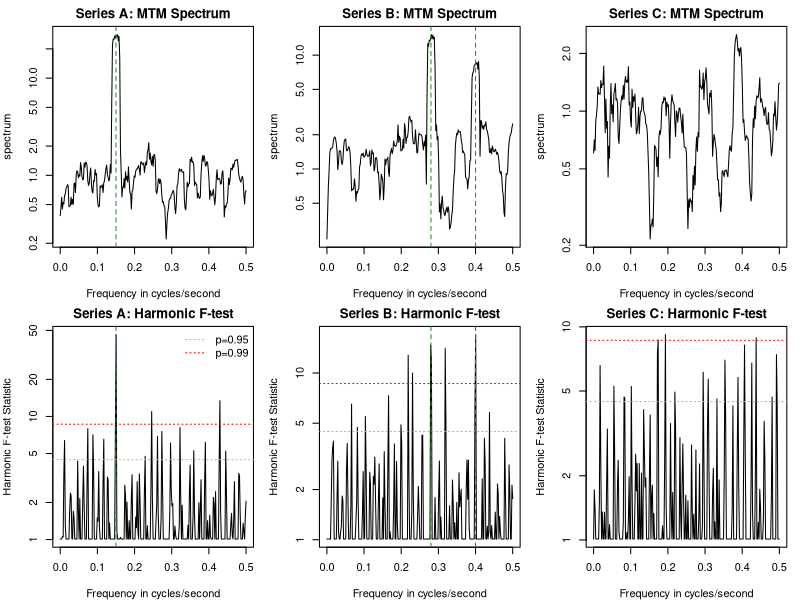
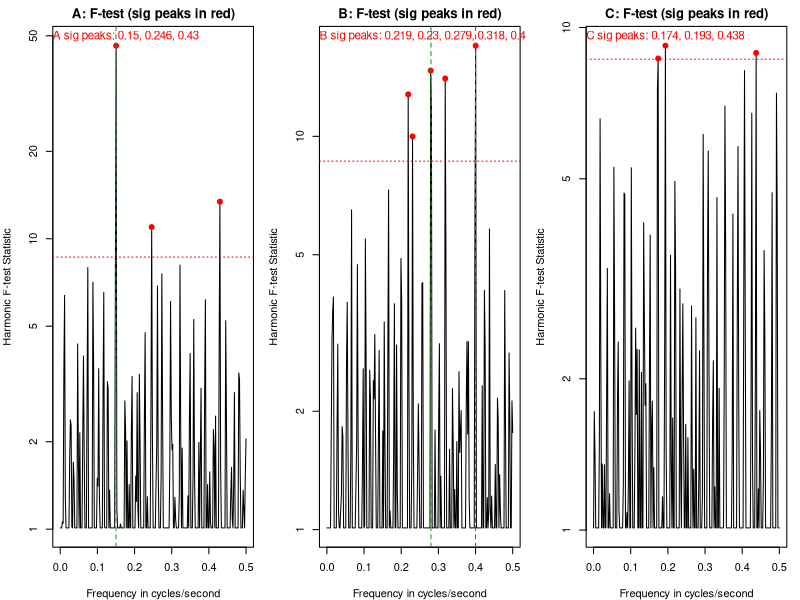

Recreate these plots in R, in order.
# install.packages("multitaper")  # uncomment if needed
library(multitaper)

set.seed(42)

# 1) Toy data: three short series
N  <- 256       # sample count (short)
fs <- 1         # Hz (sampling rate)
dt <- 1/fs
t  <- seq(0, (N-1)/fs, by=dt)

# Series A: clear 0.15 Hz sinusoid + noise
fA <- 0.15
xA <- 1.5*sin(2*pi*fA*t + 0.5) + rnorm(N, 0, 1.0)

# Series B: two sinusoids (0.28 Hz, 0.40 Hz) + noise
fB1 <- 0.28; fB2 <- 0.40
xB <- 1.0*sin(2*pi*fB1*t) + 0.8*sin(2*pi*fB2*t + 1.2) + rnorm(N, 0, 1.2)

# Series C: pure noise (null)
xC <- rnorm(N, 0, 1.0)

# 2) MTM parameters: choose NW and K
NW <- 3
K  <- 2*NW - 1  # common choice; you can also use 2*NW
# -> spectral half-bandwidth W = NW/T, where T = N*dt

# 3) Compute MTM spectra + harmonic F-test
mtmA <- spec.mtm(ts(xA, deltat=dt), nw=NW, k=K, Ftest=TRUE, plot=FALSE, deltat=dt, dtUnits="s")
mtmB <- spec.mtm(ts(xB, deltat=dt), nw=NW, k=K, Ftest=TRUE, plot=FALSE, deltat=dt, dtUnits="s")
mtmC <- spec.mtm(ts(xC, deltat=dt), nw=NW, k=K, Ftest=TRUE, plot=FALSE, deltat=dt, dtUnits="s")

# Helper to safely extract F-test vector from 'mtm' objects across versions
get_F <- function(obj) {
  # Try common slots used by multitaper::spec.mtm over versions
  if (!is.null(obj$mtm$Ftest)) return(obj$mtm$Ftest)
  if (!is.null(obj$Ftest))     return(obj$Ftest)
  if (!is.null(obj$mtm$mtm$Ftest)) return(obj$mtm$mtm$Ftest)
  stop("Could not locate F-test values in the mtm object. Run str(obj) to inspect slots.")
}

fAvals <- get_F(mtmA)
fBvals <- get_F(mtmB)
fCvals <- get_F(mtmC)

freqA <- mtmA$freq
freqB <- mtmB$freq
freqC <- mtmC$freq

# 4) Visualization: spectrum (top row) and F-test (bottom row) with significance lines
#    Under H0, F ~ F(2, 2K-2). Choose e.g. 0.95 and 0.99 significance.
sig_lines <- c(0.95, 0.99)
df1 <- 2
df2 <- 2*K - 2
thresh <- qf(sig_lines, df1, df2)

par(mfrow=c(2,3), mar=c(4,4,2,1))

# Top row: spectra (using built-in plot.mtm for consistency)
plot(mtmA, Ftest=FALSE, main="Series A: MTM Spectrum")
abline(v=fA, col="forestgreen", lty=2)

plot(mtmB, Ftest=FALSE, main="Series B: MTM Spectrum")
abline(v=c(fB1, fB2), col="forestgreen", lty=2)

plot(mtmC, Ftest=FALSE, main="Series C: MTM Spectrum")

# Bottom row: harmonic F-test with significance lines
plot(mtmA, Ftest=TRUE, main="Series A: Harmonic F-test")
abline(h=thresh, col=c("orange","red"), lty=3)
abline(v=fA, col="forestgreen", lty=2)
legend("topright", legend=paste0("p=", sig_lines), lty=3, col=c("orange","red"), bty="n")

plot(mtmB, Ftest=TRUE, main="Series B: Harmonic F-test")
abline(h=thresh, col=c("orange","red"), lty=3)
abline(v=c(fB1, fB2), col="forestgreen", lty=2)

plot(mtmC, Ftest=TRUE, main="Series C: Harmonic F-test")
abline(h=thresh, col=c("orange","red"), lty=3)

# 5) Mark statistically significant local peaks (e.g., p <= 0.01) on F-test plots
#    A simple local-maximum finder:
local_maxima <- function(y) {
  # returns indices of strict local maxima
  dy <- diff(y)
  which(diff(sign(dy)) == -2) + 1
}

p_cut <- 0.01
F_cut <- qf(1 - p_cut, df1, df2)

mark_peaks <- function(freq, Fvals, label="", col="red") {
  idx <- local_maxima(Fvals)
  idx_sig <- idx[Fvals[idx] >= F_cut]
  points(freq[idx_sig], Fvals[idx_sig], pch=19, col=col)
  if (length(idx_sig) > 0) {
    mtext(paste0(label, " sig peaks: ",
                 paste(round(freq[idx_sig], 3), collapse=", ")),
          side=3, line=-1.2, adj=0, cex=0.7, col=col)
  }
}

# Re-plot the bottom row for marking (or run the plotting above again)
par(mfrow=c(1,3), mar=c(4,4,2,1))
plot(mtmA, Ftest=TRUE, main="A: F-test (sig peaks in red)")
abline(h=F_cut, col="red", lty=3)
mark_peaks(freqA, fAvals, "A")
abline(v=fA, col="forestgreen", lty=2)

plot(mtmB, Ftest=TRUE, main="B: F-test (sig peaks in red)")
abline(h=F_cut, col="red", lty=3)
mark_peaks(freqB, fBvals, "B")
abline(v=c(fB1, fB2), col="forestgreen", lty=2)

plot(mtmC, Ftest=TRUE, main="C: F-test (sig peaks in red)")
abline(h=F_cut, col="red", lty=3)
mark_peaks(freqC, fCvals, "C")
